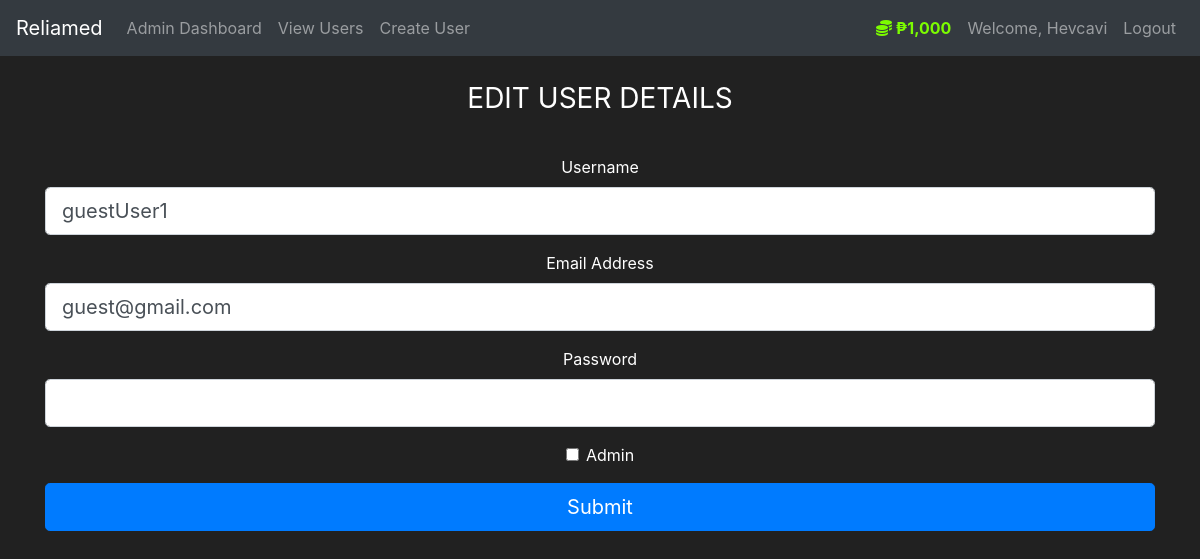
Page /edit_user/edit/5 (signed in) on the earlier database version.
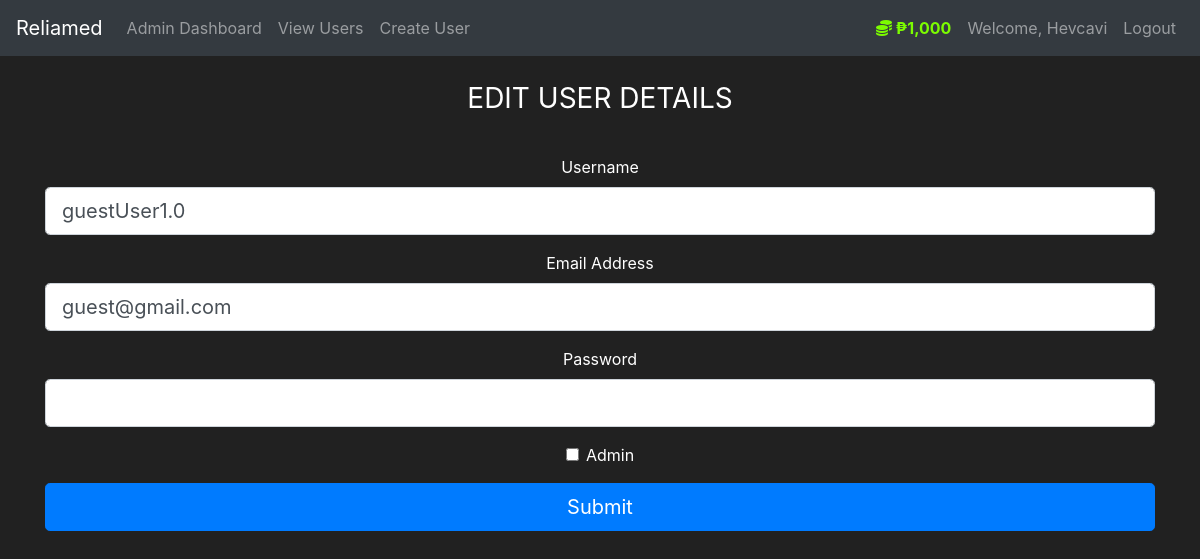
Same page on the later database version.
### reliamed/models.py (models this page shows, shortened)
class User(db.Model, UserMixin):
    id = db.Column(db.Integer, primary_key=True)
    username = db.Column(db.String(length=30), nullable=False, unique=True)
    email_address = db.Column(db.String(length=50), nullable=False, unique=True)
    password_hash = db.Column(db.String(length=60), nullable=False)
    budget = db.Column(db.Integer, nullable=False, default=1000)
    is_admin = db.Column(db.Boolean, default=False) # added column in User table | Used for checking if user is admin or not
    @property
    def prettier_budget(self):
        if len(str(self.budget)) >= 4:
            return f'₱{str(self.budget)[:-3]},{str(self.budget)[-3:]}'
        else:
            return f"₱{self.budget}"
    @property
    def password(self):
        raise AttributeError('password is not a readable attribute.')

### reliamed/routes.py (the view, shortened to what this page needs)
@app.route('/edit_user/edit/<int:user_id>', methods=['GET', 'POST'])
@login_required
@admin_required
def edit_user(user_id):
    user = User.query.get_or_404(user_id)
    form = AdminUserForm(original_username=user.username, original_email=user.email_address, obj=user)
    return render_template('admin/edit_user.html', form=form, user=user)

### reliamed/forms.py (shortened to what this page needs)
class AdminUserForm(FlaskForm):
    username = StringField('Username', validators=[DataRequired(), Length(min=2, max=30)])
    email_address = StringField('Email Address', validators=[DataRequired(), Email()])
    password = PasswordField('Password', validators=[Optional(), Length(min=6)])
    is_admin = BooleanField('Admin')
    submit = SubmitField('Submit')
    def __init__(self, original_username=None, original_email=None, *args, **kwargs):
        super(AdminUserForm, self).__init__(*args, **kwargs)
        self.original_username = original_username
        self.original_email = original_email

### reliamed/models.py (called while the page is built)
@login_manager.user_loader
def load_user(user_id):
    return User.query.get(int(user_id))

### reliamed/templates/admin/edit_user.html (shortened to what this page needs)
{% extends 'base.html' %}
{% block content %}
<body class="text-center">
    <div class="container">
        <form method="POST" class="form-register" style="color:white">
            <h1 class="h3 mb-3 font-weight-normal">
                EDIT USER DETAILS
            </h1>
            <br>
        <div class="form-group">
            {{ form.username.label(class="form-control-label") }}
            {{ form.username(class="form-control form-control-lg") }}
        </div>
        <div class="form-group">
            {{ form.email_address.label(class="form-control-label") }}
            {{ form.email_address(class="form-control form-control-lg") }}
        </div>
        <div class="form-group">
            {{ form.password.label(class="form-control-label") }}
            {{ form.password(class="form-control form-control-lg") }}
        </div>
        <div class="form-group form-check">
            {{ form.is_admin(class="form-check-input") }}
            {{ form.is_admin.label(class="form-check-label") }}
        </div>
        <div class="form-group">
            {{ form.submit(class="btn btn-primary btn-block btn-lg") }}
        </div>
        </form>
    </div>
</body>
{% endblock %}

Differences in the rows shown:
changed User "guest@gmail.com": username "guestUser1" → "guestUser1.0"
